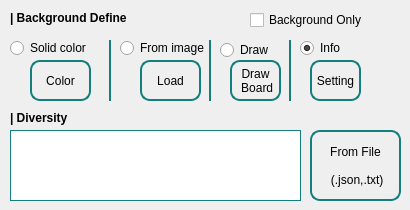
   <widget class="QWidget" name="tab_9">
    <attribute name="title">
     <string>Localization</string>
    </attribute>
    <widget class="QLabel" name="label_19">
     <property name="geometry">
      <rect>
       <x>10</x>
       <y>110</y>
       <width>111</width>
       <height>16</height>
      </rect>
     </property>
     <property name="font">
      <font>
       <weight>75</weight>
       <bold>true</bold>
      </font>
     </property>
     <property name="text">
      <string>| Diversity</string>
     </property>
    </widget>
    <widget class="QTextEdit" name="te_diversity">
     <property name="geometry">
      <rect>
       <x>10</x>
       <y>130</y>
       <width>291</width>
       <height>71</height>
      </rect>
     </property>
     <property name="font">
      <font>
       <pointsize>12</pointsize>
      </font>
     </property>
     <property name="toolTip">
      <string>&lt;html&gt;&lt;head/&gt;&lt;body&gt;&lt;p&gt;Define robot &lt;span style=&quot; font-weight:600;&quot;&gt;ID&lt;/span&gt; with &lt;span style=&quot; font-weight:600;&quot;&gt;Pheromone Type&lt;/span&gt; (Color Channel) &lt;span style=&quot; font-style:italic;&quot;&gt;e.g.: 0:red;1,2:green;&lt;/span&gt;&lt;/p&gt;&lt;/body&gt;&lt;/html&gt;</string>
     </property>
     <property name="styleSheet">
      <string notr="true">border:1px solid rgb(19, 126, 124);
color:rgb(255, 255, 127)</string>
     </property>
    </widget>
    <widget class="QPushButton" name="pb_div_fromfile">
     <property name="geometry">
      <rect>
       <x>310</x>
       <y>130</y>
       <width>91</width>
       <height>71</height>
      </rect>
     </property>
     <property name="styleSheet">
      <string notr="true">border: 2px solid rgb(19, 126, 124);
border-radius:10px;</string>
     </property>
     <property name="text">
      <string>From File 
 
 (.json,.txt)</string>
     </property>
    </widget>
    <widget class="QLabel" name="label_23">
     <property name="geometry">
      <rect>
       <x>10</x>
       <y>10</y>
       <width>231</width>
       <height>16</height>
      </rect>
     </property>
     <property name="font">
      <font>
       <weight>75</weight>
       <bold>true</bold>
      </font>
     </property>
     <property name="text">
      <string>| Background Define</string>
     </property>
    </widget>
    <widget class="QRadioButton" name="radioButton_sc">
     <property name="geometry">
      <rect>
       <x>10</x>
       <y>40</y>
       <width>89</width>
       <height>16</height>
      </rect>
     </property>
     <property name="text">
      <string>Solid color</string>
     </property>
     <property name="checked">
      <bool>false</bool>
     </property>
    </widget>
    <widget class="QRadioButton" name="radioButton_image">
     <property name="geometry">
      <rect>
       <x>120</x>
       <y>40</y>
       <width>89</width>
       <height>16</height>
      </rect>
     </property>
     <property name="text">
      <string>From image</string>
     </property>
    </widget>
    <widget class="QRadioButton" name="radioButton_draw">
     <property name="geometry">
      <rect>
       <x>220</x>
       <y>40</y>
       <width>61</width>
       <height>20</height>
      </rect>
     </property>
     <property name="text">
      <string>Draw</string>
     </property>
    </widget>
    <widget class="Line" name="line_8">
     <property name="geometry">
      <rect>
       <x>100</x>
       <y>40</y>
       <width>21</width>
       <height>61</height>
      </rect>
     </property>
     <property name="styleSheet">
      <string notr="true">color: rgb(19, 126, 124);</string>
     </property>
     <property name="frameShadow">
      <enum>QFrame::Plain</enum>
     </property>
     <property name="lineWidth">
      <number>2</number>
     </property>
     <property name="orientation">
      <enum>Qt::Vertical</enum>
     </property>
    </widget>
    <widget class="Line" name="line_9">
     <property name="geometry">
      <rect>
       <x>200</x>
       <y>40</y>
       <width>21</width>
       <height>61</height>
      </rect>
     </property>
     <property name="styleSheet">
      <string notr="true">color: rgb(19, 126, 124);</string>
     </property>
     <property name="frameShadow">
      <enum>QFrame::Plain</enum>
     </property>
     <property name="lineWidth">
      <number>2</number>
     </property>
     <property name="orientation">
      <enum>Qt::Vertical</enum>
     </property>
    </widget>
    <widget class="QRadioButton" name="radioButton_info">
     <property name="geometry">
      <rect>
       <x>300</x>
       <y>40</y>
       <width>71</width>
       <height>16</height>
      </rect>
     </property>
     <property name="text">
      <string>Info</string>
     </property>
     <property name="checked">
      <bool>true</bool>
     </property>
    </widget>
    <widget class="Line" name="line_10">
     <property name="geometry">
      <rect>
       <x>280</x>
       <y>40</y>
       <width>21</width>
       <height>61</height>
      </rect>
     </property>
     <property name="styleSheet">
      <string notr="true">color: rgb(19, 126, 124);</string>
     </property>
     <property name="frameShadow">
      <enum>QFrame::Plain</enum>
     </property>
     <property name="lineWidth">
      <number>2</number>
     </property>
     <property name="orientation">
      <enum>Qt::Vertical</enum>
     </property>
    </widget>
    <widget class="QCheckBox" name="cb_bg_only">
     <property name="geometry">
      <rect>
       <x>250</x>
       <y>10</y>
       <width>151</width>
       <height>20</height>
      </rect>
     </property>
     <property name="text">
      <string>Background Only</string>
     </property>
    </widget>
    <widget class="QPushButton" name="pb_bg_setting">
     <property name="geometry">
      <rect>
       <x>310</x>
       <y>60</y>
       <width>51</width>
       <height>41</height>
      </rect>
     </property>
     <property name="styleSheet">
      <string notr="true">border: 2px solid rgb(19, 126, 124);
border-radius:10px;</string>
     </property>
     <property name="text">
      <string>Setting</string>
     </property>
    </widget>
    <widget class="QPushButton" name="pb_bg_draw_board">
     <property name="geometry">
      <rect>
       <x>230</x>
       <y>60</y>
       <width>51</width>
       <height>41</height>
      </rect>
     </property>
     <property name="styleSheet">
      <string notr="true">border: 2px solid rgb(19, 126, 124);
border-radius:10px;</string>
     </property>
     <property name="text">
      <string>Draw 
 Board</string>
     </property>
    </widget>
    <widget class="QPushButton" name="pb_bg_load_img">
     <property name="geometry">
      <rect>
       <x>140</x>
       <y>60</y>
       <width>61</width>
       <height>41</height>
      </rect>
     </property>
     <property name="cursor">
      <cursorShape>PointingHandCursor</cursorShape>
     </property>
     <property name="styleSheet">
      <string notr="true">border: 2px solid rgb(19, 126, 124);
border-radius:10px;</string>
     </property>
     <property name="text">
      <string>Load</string>
     </property>
    </widget>
    <widget class="QPushButton" name="pb_bg_select_color">
     <property name="geometry">
      <rect>
       <x>30</x>
       <y>60</y>
       <width>61</width>
       <height>41</height>
      </rect>
     </property>
     <property name="styleSheet">
      <string notr="true">border: 2px solid rgb(19, 126, 124);
border-radius:10px;</string>
     </property>
     <property name="text">
      <string>Color</string>
     </property>
    </widget>
   </widget>
